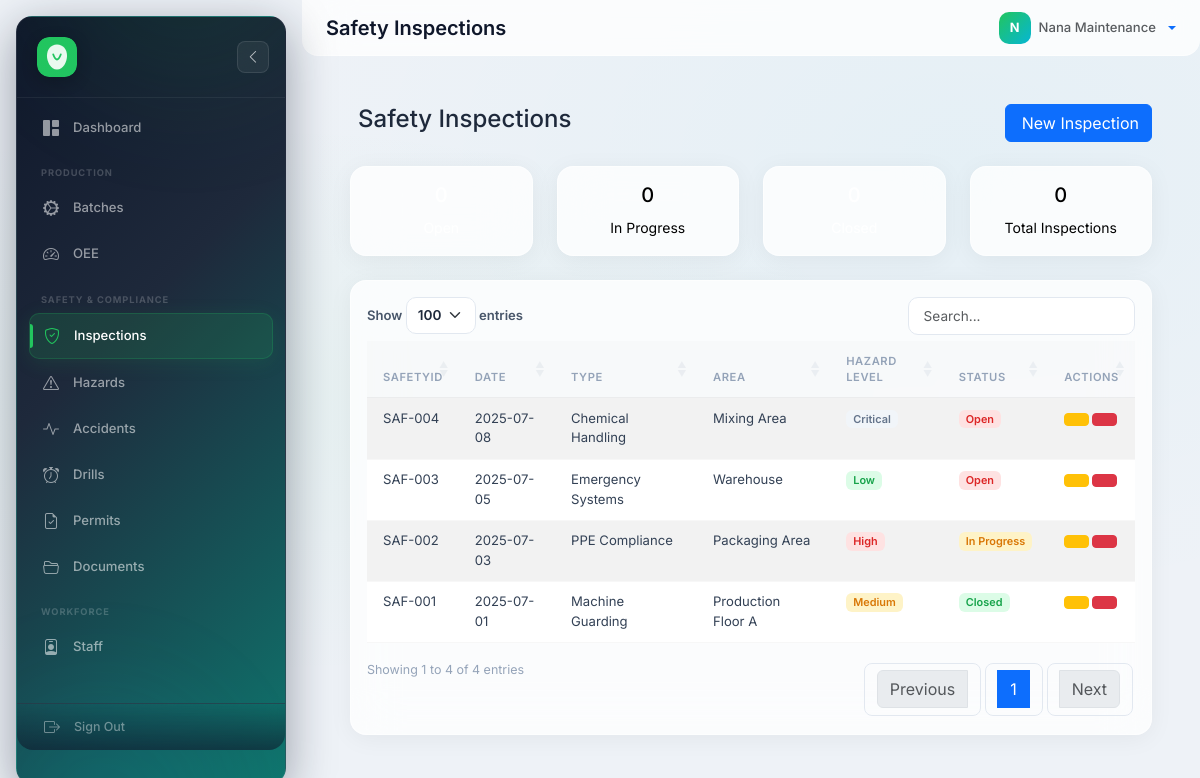
Screenshot of /?route=safety (signed in) with the database file from the repository.
### tables this page shows
CREATE TABLE safety_inspections (
    SafetyID          VARCHAR(50)    PRIMARY KEY,
    InspectionDate    DATE           NOT NULL,
    InspectionType    VARCHAR(100)   NOT NULL,
    Area              VARCHAR(150)   NOT NULL,
    Findings          TEXT           DEFAULT NULL,
    HazardLevel       ENUM('Low','Medium','High','Critical') DEFAULT 'Low',
    CorrectiveAction  TEXT           DEFAULT NULL,
    ResponsiblePerson VARCHAR(50)    DEFAULT NULL,
    TargetDate        DATE           DEFAULT NULL,
    Status            ENUM('Open','In Progress','Closed') DEFAULT 'Open',
    InspectorID       VARCHAR(50)    DEFAULT NULL,
    created_at        TIMESTAMP      DEFAULT CURRENT_TIMESTAMP,
    FOREIGN KEY (InspectorID) REFERENCES users(UserID) ON UPDATE CASCADE ON DELETE SET NULL,
    INDEX idx_si_date (InspectionDate),
    INDEX idx_si_level (HazardLevel)
);

### backend/controllers/Controller.php (called while the page is built, shortened)
<?php
abstract class Controller
{
    protected string $viewPath;
    protected function render(string $view, array $data = []): void
    {
        extract($data);
        $viewFile = APP_ROOT . '/frontend/views/' . $this->viewPath . '/' . $view . '.php';
        require $viewFile;
        require APP_ROOT . '/frontend/views/layouts/main.php';
    }
}

### backend/controllers/SafetyController.php (called while the page is built, shortened)
<?php
class SafetyController extends Controller
{
    public function __construct()
    {
        $this->model = new SafetyModel();
    }
    public function index()
    {
        $data = [
            'inspections' => $this->model->getAllDetailed(),
            'statusCounts' => $this->model->getStatusCounts(),
            'hazardCounts' => $this->model->getHazardCounts(),
        ];
        $this->render('index', $data);
    }
}

### backend/config/database.php (called while the page is built, shortened)
<?php
function getDb(): PDO {
    static $pdo = null;
    if ($pdo === null) {
        $dsn = 'mysql:host=' . DB_HOST . ';dbname=' . DB_NAME . ';charset=' . DB_CHARSET;
        $options = [
            PDO::ATTR_ERRMODE            => PDO::ERRMODE_EXCEPTION,
            PDO::ATTR_DEFAULT_FETCH_MODE => PDO::FETCH_ASSOC,
            PDO::ATTR_EMULATE_PREPARES   => false,
        ];
         $pdo = new PDO($dsn, DB_USER, DB_PASS, $options);
    }
    return $pdo;
}
function isLoggedIn(): bool {
    return isset($_SESSION['user_id']) && !empty($_SESSION['user_id']);
}
function currentUser(): ?array {
    return [
        'id'        => $_SESSION['user_id'],
        'name'      => $_SESSION['user_name'] ?? '',
        'role_id'   => $_SESSION['user_role_id'] ?? '',
        'role_name' => $_SESSION['user_role_name'] ?? '',
    ];
}
function sanitize(mixed $input): string {
    return htmlspecialchars(trim((string)$input), ENT_QUOTES, 'UTF-8');
}

### backend/config/permissions.php (called while the page is built, shortened)
<?php
function getAccess(string $roleId, string $module): string {
    global $ROLE_PERMISSIONS;
    return $ROLE_PERMISSIONS[$roleId][$module] ?? 'no';
}
function canEdit(string $module): bool {
    $u = currentUser();
    return getAccess($u['role_id'], $module) === 'full';
}
function canCreate(string $module): bool {
    $u = currentUser();
    $level = getAccess($u['role_id'], $module);
    return in_array($level, ['full', 'participate', 'report'], true);
}

### backend/models/Model.php (called while the page is built, shortened)
<?php
require_once __DIR__ . '/../config/database.php';
abstract class Model
{
    protected PDO $db;
    public function __construct()
    {
        $this->db = getDb();
    }
    public function query(string $sql, array $params = []): array
    {
        $stmt = $this->db->prepare($sql);
        $stmt->execute($params);
        return $stmt->fetchAll();
    }
}

### backend/models/SafetyModel.php (called while the page is built, shortened)
<?php declare(strict_types=1);
require_once __DIR__ . '/Model.php';
class SafetyModel extends Model
{
    protected string $table = 'safety_inspections';
    public function getAllDetailed(): array
    {
        $sql = "
            SELECT si.*, u.Name AS InspectorName
            FROM {$this->table} si
            LEFT JOIN users u ON si.InspectorID = u.UserID
            ORDER BY si.InspectionDate DESC
        ";
        return $this->query($sql);
    }
}

### frontend/views/safety/index.php (the view, shortened to what this page needs)
<div class="container-fluid">
    <div class="d-flex justify-content-between align-items-center mb-4">
        <h4><i class="fas fa-shield-alt me-2"></i>Safety Inspections</h4>
        <?php if (canCreate('safety')): ?>
        <a href="?route=safety/create" class="btn btn-primary"><i class="fas fa-plus me-1"></i>New Inspection</a>
        <?php endif; ?>
    </div>
    <div class="row mb-4">
        <div class="col-md-3">
            <div class="card text-bg-danger">
                <div class="card-body text-center">
                    <h5><?php echo sanitize($statusCounts['open'] ?? 0); ?></h5>
                    <small>Open</small>
                </div>
            </div>
        </div>
        <div class="col-md-3">
            <div class="card text-bg-warning">
                <div class="card-body text-center">
                    <h5><?php echo sanitize($statusCounts['in_progress'] ?? 0); ?></h5>
                    <small>In Progress</small>
                </div>
            </div>
        </div>
        <div class="col-md-3">
            <div class="card text-bg-success">
                <div class="card-body text-center">
                    <h5><?php echo sanitize($statusCounts['closed'] ?? 0); ?></h5>
                    <small>Closed</small>
                </div>
            </div>
        </div>
        <div class="col-md-3">
            <div class="card text-bg-info">
                <div class="card-body text-center">
                    <h5><?php echo sanitize($statusCounts['total'] ?? 0); ?></h5>
                    <small>Total Inspections</small>
                </div>
            </div>
        </div>
    </div>
    <div class="card">
        <div class="card-body">
            <table id="dataTable" class="table table-striped table-hover">
                <thead>
                    <tr>
                        <th>SafetyID</th>
                        <th>Date</th>
                        <th>Type</th>
                        <th>Area</th>
                        <th>Hazard Level</th>
                        <th>Status</th>
                        <th>Actions</th>
                    </tr>
                </thead>
                <tbody>
                    <?php if (!empty($inspections)): ?>
                        <?php foreach ($inspections as $row): ?>
                            <tr>
                                <td><?php echo sanitize($row['SafetyID']); ?></td>
                                <td><?php echo sanitize($row['InspectionDate']); ?></td>
                                <td><?php echo sanitize($row['InspectionType']); ?></td>
                                <td><?php echo sanitize($row['Area']); ?></td>
                                <td>
                                    <?php
                                    $hazardLevel = sanitize($row['HazardLevel']);
                                    $badgeClass = 'secondary';
                                    if ($hazardLevel === 'High') $badgeClass = 'danger';
                                    elseif ($hazardLevel === 'Medium') $badgeClass = 'warning';
                                    elseif ($hazardLevel === 'Low') $badgeClass = 'success';
                                    ?>
                                    <span class="badge bg-<?php echo $badgeClass; ?>"><?php echo $hazardLevel; ?></span>
                                </td>
                                <td>
                                    <?php
                                    $status = sanitize($row['Status']);
                                    $statusBadge = 'secondary';
                                    if ($status === 'Open') $statusBadge = 'danger';
                                    elseif ($status === 'In Progress') $statusBadge = 'warning';
                                    elseif ($status === 'Closed') $statusBadge = 'success';
                                    ?>
                                    <span class="badge bg-<?php echo $statusBadge; ?>"><?php echo $status; ?></span>
                                </td>
                                <td>
                                    <?php if (canEdit('safety')): ?>
                                    <a href="?route=safety/edit&id=<?php echo sanitize($row['SafetyID']); ?>" class="btn btn-sm btn-warning"><i class="fas fa-edit"></i></a>
                                    <a href="?route=safety/delete&id=<?php echo sanitize($row['SafetyID']); ?>" class="btn btn-sm btn-danger" onclick="return confirm('Delete this inspection?')"><i class="fas fa-trash"></i></a>
                                    <?php endif; ?>
                                </td>
                            </tr>
                        <?php endforeach; ?>
                    <?php endif; ?>
                </tbody>
            </table>
        </div>
    </div>
</div>

### frontend/assets/css/glass.css (style rules this page uses)
:root { --sidebar-width: 270px; --sidebar-collapsed: 85px; --glass-bg: rgba(255,255,255,0.78); --glass-border: rgba(255,255,255,0.5); --glass-shadow: 0 4px 24px rgba(0,0,0,0.05); --glass-blur: blur(24px); --brand: #22c55e; --brand-accent: #06b6d4; --gradient-brand: linear-gradient(135deg, #22c55e 0%, #06b6d4 100%); --gradient-warm: linear-gradient(135deg, #f97316 0%, #ef4444 100%); --gradient-cool: linear-gradient(135deg, #6366f1 0%, #8b5cf6 100%); --gradient-sky: linear-gradient(135deg, #0ea5e9 0%, #2563eb 100%); --gradient-rose: linear-gradient(135deg, #f43f5e 0%, #e11d48 100%); --gradient-amber: linear-gradient(135deg, #f59e0b 0%, #d97706 100%); --gradient-emerald: linear-gradient(135deg, #10b981 0%, #059669 100%); --radius: 16px; --radius-sm: 10px; }
*, *::before, *::after { box-sizing: border-box; }
body { font-family: 'Inter', system-ui, -apple-system, sans-serif !important; background: #eef2f7 !important; background-image: radial-gradient(ellipse at 20% 50%, rgba(34,197,94,0.04) 0%, transparent 50%), radial-gradient(ellipse at 80% 20%, rgba(6,182,212,0.04) 0%, transparent 50%) !important; color: #1e293b; -webkit-font-smoothing: antialiased; }
.container-fluid { padding: 1.5rem !important; animation: fadeUp 0.4s ease; }
.card, .border-0 { background: var(--glass-bg) !important; backdrop-filter: var(--glass-blur) !important; -webkit-backdrop-filter: var(--glass-blur) !important; border: 1px solid var(--glass-border) !important; border-radius: var(--radius) !important; box-shadow: var(--glass-shadow) !important; transition: all 0.25s ease; }
.table { border-collapse: collapse; }
.table th { font-size: 0.7rem !important; font-weight: 600 !important; text-transform: uppercase !important; letter-spacing: 0.05em !important; color: #94a3b8 !important; padding: 0.7rem 1rem !important; border-bottom: 1px solid rgba(0,0,0,0.05) !important; background: rgba(0,0,0,0.01) !important; }
.table td { padding: 0.65rem 1rem !important; font-size: 0.82rem !important; color: #334155 !important; border-bottom: 1px solid rgba(0,0,0,0.03) !important; }
.btn-sm { font-size: 0.78rem !important; padding: 0.35rem 0.7rem !important; }
.badge { font-weight: 600 !important; font-size: 0.68rem !important; border-radius: 6px !important; }
.badge.bg-success { background: #dcfce7 !important; color: #16a34a !important; }
.badge.bg-danger { background: #fee2e2 !important; color: #dc2626 !important; }
.badge.bg-warning { background: #fef3c7 !important; color: #d97706 !important; }
.badge.bg-secondary { background: #f1f5f9 !important; color: #64748b !important; }

### rows the page displays
safety_inspections: SafetyID "SAF-004", InspectionDate "2025-07-08", InspectionType "Chemical Handling", Area "Mixing Area", HazardLevel "Critical", Status "Open"
safety_inspections: SafetyID "SAF-003", InspectionDate "2025-07-05", InspectionType "Emergency Systems", Area "Warehouse", HazardLevel "Low", Status "Open"
safety_inspections: SafetyID "SAF-002", InspectionDate "2025-07-03", InspectionType "PPE Compliance", Area "Packaging Area", HazardLevel "High", Status "In Progress"
safety_inspections: SafetyID "SAF-001", InspectionDate "2025-07-01", InspectionType "Machine Guarding", Area "Production Floor A", HazardLevel "Medium", Status "Closed"

### other values shown
$pageTitle "Safety Inspections"
substr($user['name'] ?? 'U', 0, 1) "N"
$user['name'] "Nana Maintenance"
$statusCounts['in_progress'] "0"
$statusCounts['total'] "0"
